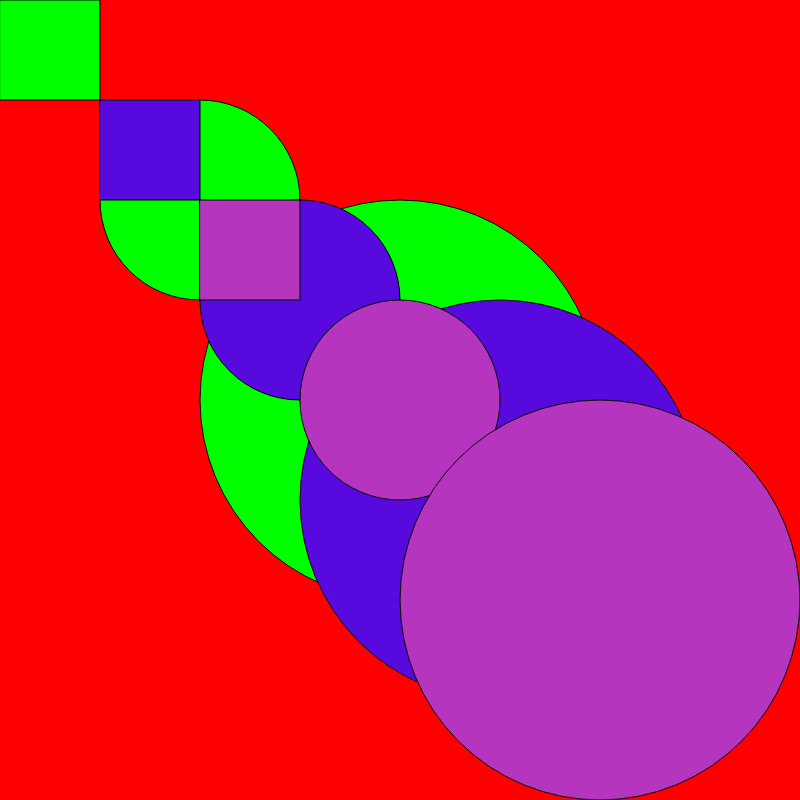
Frame 1 (no input)
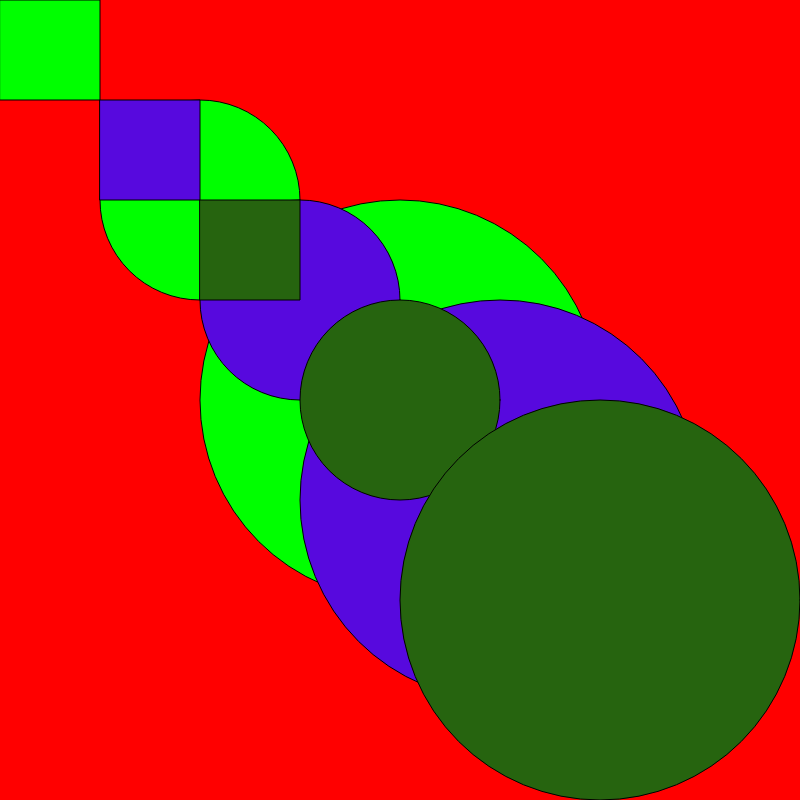
Frame 60 (no input)
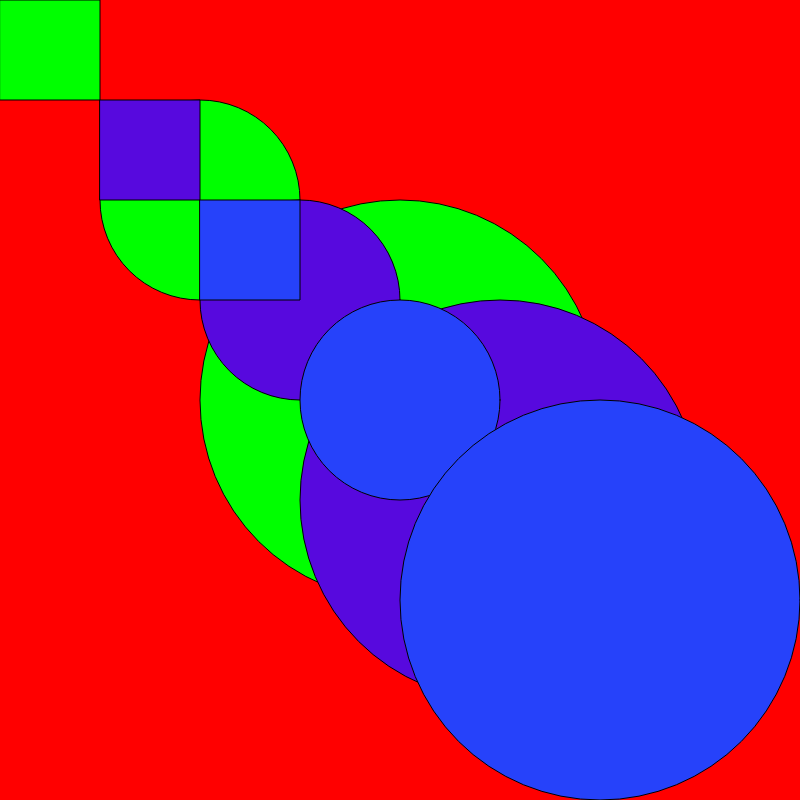
Frame 120 (the mouse pressed at the canvas centre since frame 60)

The p5.js sketch that drew these frames (run headless with seeded random() and noise() and a simulated clock; from frame 60 on, the mouse is pressed at the canvas centre):

// p5.js sketch
// ── sketch.js
let r = 87;
let g = 9;
let b = 222;

function setup() {
 createCanvas (800,800)
}

function draw() {
  newColor = color(87, 9, 222);
  background(255,0,0)
  shapeGroup(0, 0, 0, 255, 0);
  shapeGroup(100, 100, r, g, b);
  shapeGroup(200, 200, random(255), random(255), random(255));
 } 

function shapeGroup(x, y, red, green, blue){
  fill(red, green, blue);
  ellipse(x+200, y+200, 200, 200);
  ellipse(x+400, y+400, 400, 400);
  rect(x, y, 100, 100);
  // print("shapeGroup is running")
}

function moon(phase ){

}
